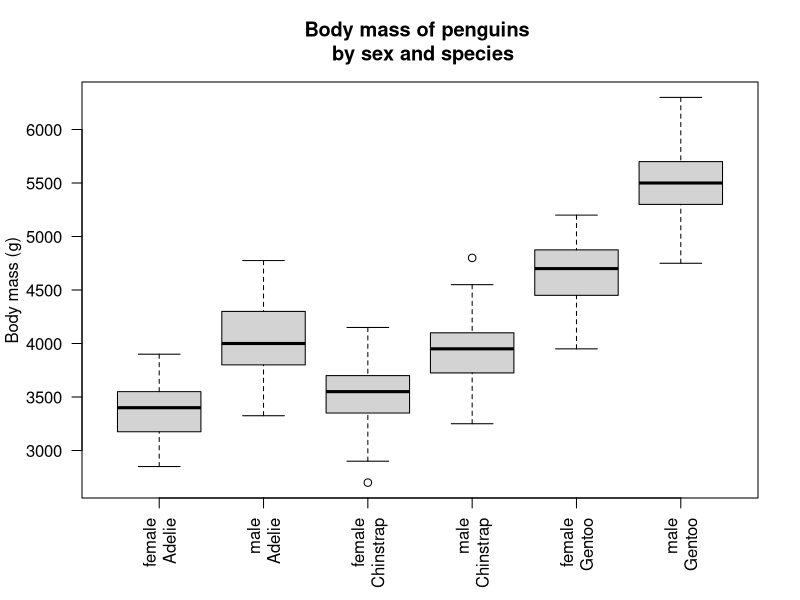

Generate this figure with R:
## ---- chunk 1
require(palmerpenguins)
t.test(subset(penguins, species == "Gentoo")$flipper_length_mm)

t.test(subset(penguins, species == "Gentoo")$flipper_length_mm, mu = 218)

t.test(subset(penguins, species == "Gentoo")$flipper_length_mm, mu = 218, alternative = "less")

t.test(flipper_length_mm ~ species, data = subset(penguins, species != "Chinstrap"))

dat_adelie = subset(penguins, species == "Adelie")

dat_gentoo = subset(penguins, species == "Gentoo")

t.test(dat_adelie$flipper_length_mm, dat_gentoo$flipper_length_mm, alternative = "less")


## ---- chunk 2

require(palmerpenguins)

bxplt = boxplot(body_mass_g ~ sex * species,
                data = penguins,
                plot = FALSE)


boxplot(body_mass_g ~ sex * species, 
    data = penguins, 
    main = "Body mass of penguins \n by sex and species",
    ylab = "Body mass (g)",
    names = gsub("\\.", "\n", bxplt$names),
    las = 2,
    xlab = '')
## ---- chunk 3
fit_both = lm(formula = body_mass_g ~ sex * species, data = penguins)

summary(fit_both)
## ---- chunk 4

dat_chin = subset(penguins, species == "Chinstrap")
dat_fchin = subset(dat_chin, sex == "female")
mean(dat_fchin$body_mass_g)

#chin_female = aggregate(penguins$body_mass_g, by = list(penguins$species == "Chinstrap", penguins$sex == "female"), FUN = mean)
#mean(chin_female$x)
